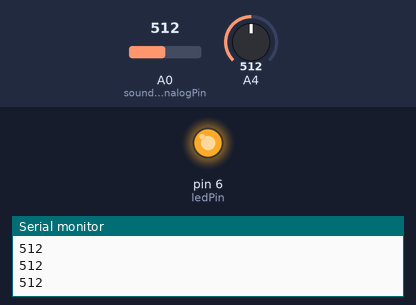
The sketch below on a simulated Arduino Uno, built with avr-gcc and run on an emulated ATmega328P. Shown: output pins drawn as LEDs (lit = HIGH), the last lines printed to the serial monitor. Inputs (shaded band) come from the test bench; at power-on: A4 = 512, A0 (soundSensorAnalogPin) = 512.

Above: at 1.8 s.
1.9 s: A4 set to 219
6.1 s: A4 set to 189
At 8.2 s:
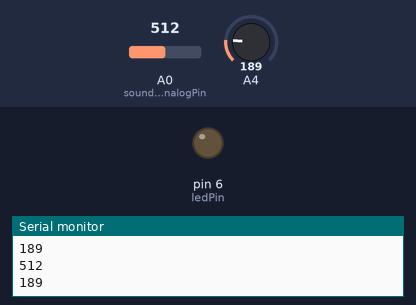
Timing chart, 0 to 9.7 s (numbered marks = the images above; inputs shaded):
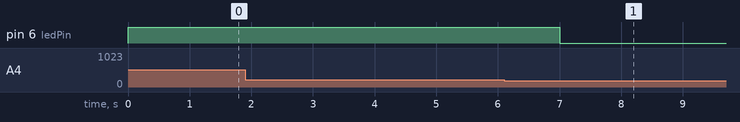

The sketch:

soundSensor.ino
```cpp
const int ledPin = 6 ;
const int soundSensorAnalogPin = A0 ;
const int soundSensorDigitalPin = 12 ;
const int soundThreshold = 200;

void soundSensorSetup(){
  Serial.begin(9600);
  pinMode( ledPin , OUTPUT) ;
  pinMode (soundSensorAnalogPin , INPUT);
  pinMode (soundSensorDigitalPin , INPUT);
}

boolean soundDetected(int pin){
  if (digitalRead( pin))
          return true;
      else
          return false;
}

int anounceSoundDetected(){
  digitalWrite( ledPin , HIGH);
  delay(1000);
  digitalWrite( ledPin , LOW);
}

int checkSound(int pin){
//My sensor seems to be very crappy, digital read was always on despite the adjustment.
//Only the Analog read can be used, it's quite bad but at least usable.
/*  if (soundDetected(soundSensorDigitalPin)){
    anounceSoundDetected();
  }*/

  if (readSound(soundSensorDigitalPin)>soundThreshold){
    anounceSoundDetected();
  }
}

int readSound(int pin){
  int soundVol = analogRead(pin);
  Serial.println(soundVol);
  return soundVol;
}

void setup()
{
  soundSensorSetup();
}

void loop()
   {
    checkSound(soundSensorDigitalPin);
    readSound(soundSensorAnalogPin);
   }
```

Measured:
- the behaviour switches between 201 and 200 on A4 (found by bisection; images 0 and 1)
- after the input at 6.1 s, pin 6 (ledPin): HIGH → LOW after 0.90 s
